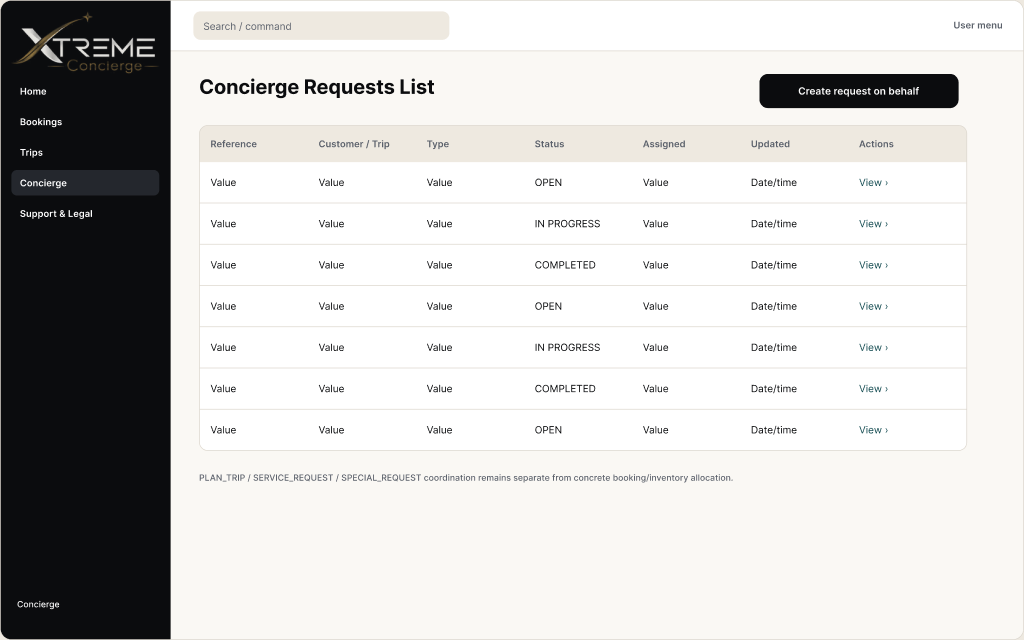
#> input picture docs/audit/batch-04/figma/CC-CON-01_83-1347.png, 1024 x 640 px
$ python generate_comparisons.py
#> lines starting #> are read from the running program, lines starting #| are printed output that depends on the picture
import os
from PIL import Image, ImageDraw, ImageFont

BASE_DIR = os.path.dirname(os.path.abspath(__file__))
FIGMA_DIR = os.path.join(BASE_DIR, "figma")
BROWSER_DIR = os.path.join(BASE_DIR, "browser")
DIFF_DIR = os.path.join(BASE_DIR, "diff")

SCREENS = [
    {
        "id": "CC-CON-01",
        "name": "Concierge Requests List",
        "figma_file": "CC-CON-01_83-1347.png",
        "browser_file": "CC-CON-01_browser.png",
        "output_file": "CC-CON-01_diff.png",
    },
    {
        "id": "CC-CON-02",
        "name": "Concierge Request Detail / Management",
        "figma_file": "CC-CON-02_83-1455.png",
        "browser_file": "CC-CON-02_browser.png",
        "output_file": "CC-CON-02_diff.png",
    },
    {
        "id": "CC-CON-03",
        "name": "Concierge Conversation Inbox",
        "figma_file": "CC-CON-03_83-1533.png",
        "browser_file": "CC-CON-03_browser.png",
        "output_file": "CC-CON-03_diff.png",
    },
    {
        "id": "CC-CON-04",
        "name": "Concierge Conversation Detail",
        "figma_file": "CC-CON-04_83-1633.png",
        "browser_file": "CC-CON-04_browser.png",
        "output_file": "CC-CON-04_diff.png",
    },
    {
        "id": "CC-CON-05",
        "name": "Create Concierge Request on Behalf",
        "figma_file": "CC-CON-05_83-1698.png",
        "browser_file": "CC-CON-05_browser.png",
        "output_file": "CC-CON-05_diff.png",
    },
]

def make_stitched_comparison(screen):
    figma_path = os.path.join(FIGMA_DIR, screen["figma_file"])
    browser_path = os.path.join(BROWSER_DIR, screen["browser_file"])
    out_path = os.path.join(DIFF_DIR, screen["output_file"])

    if not os.path.exists(figma_path) or not os.path.exists(browser_path):
        print(f"Skipping {screen['id']}: missing figma or browser capture.")
        return

    img_figma = Image.open(figma_path).convert("RGB")
    img_browser = Image.open(browser_path).convert("RGB")
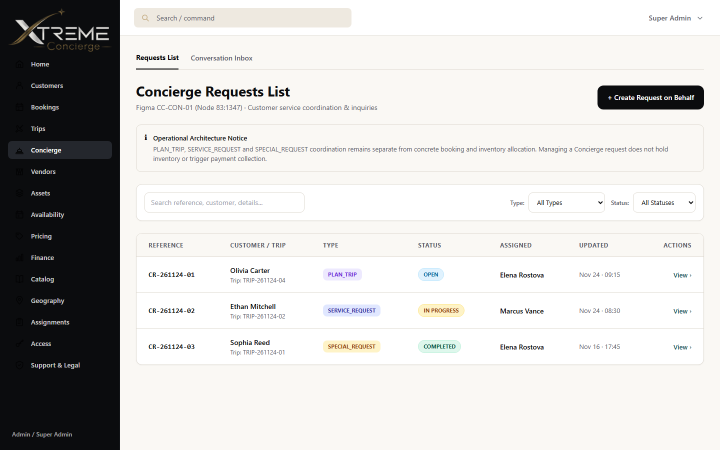
#> input picture docs/audit/batch-04/browser/CC-CON-01_browser.png, 1440 x 900 px (shown at 1/2 size)
#> img_browser is the input picture: PIL image 1440x900 RGB; mean R, G, B 207.8, 206.8, 205

    target_w = 1440
    # Rescale figma if needed to 1440
    if img_figma.width != target_w:
        ratio = target_w / float(img_figma.width)
#> ratio = 1.41
        new_h = int(img_figma.height * ratio)
#> new_h = 900
        img_figma = img_figma.resize((target_w, new_h), Image.Resampling.LANCZOS)
#> img_figma: PIL image 1440x900 RGB

    # Rescale browser if needed to 1440
    if img_browser.width != target_w:
        ratio = target_w / float(img_browser.width)
        new_h = int(img_browser.height * ratio)
        img_browser = img_browser.resize((target_w, new_h), Image.Resampling.LANCZOS)

    max_h = max(img_figma.height, img_browser.height)
#> max_h = 900
    header_h = 70
    canvas_w = target_w * 2 + 30
    canvas_h = max_h + header_h + 20
#> canvas_h = 990

    canvas = Image.new("RGB", (canvas_w, canvas_h), (24, 24, 27))
    draw = ImageDraw.Draw(canvas)

    try:
        font_title = ImageFont.truetype("arial.ttf", 24)
        font_sub = ImageFont.truetype("arial.ttf", 16)
    except IOError:
        font_title = ImageFont.load_default()
        font_sub = ImageFont.load_default()

    # Draw titles
    draw.text((20, 15), f"Figma Reference (Authoritative Design): {screen['id']} - {screen['name']}", fill=(244, 244, 245), font=font_title)
    draw.text((target_w + 30, 15), f"Implemented Next.js 14 Screen (1440x900 viewport capture)", fill=(52, 211, 153), font=font_title)

    # Paste images
    canvas.paste(img_figma, (10, header_h))
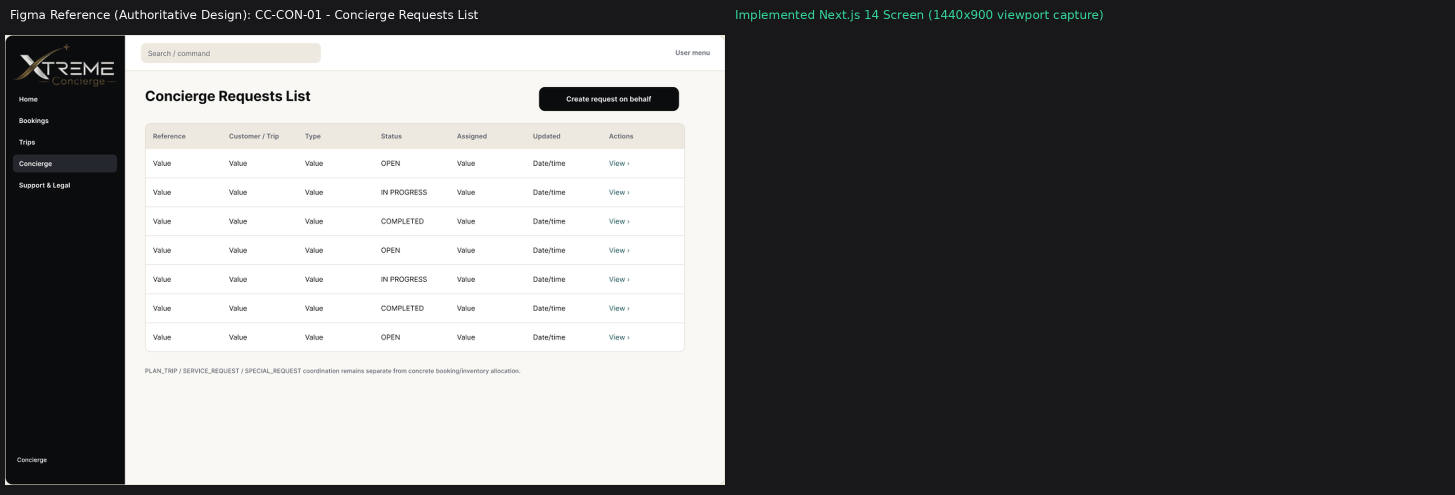
#> canvas: PIL image 2910x990 RGB (shown at 1/2 size); mean R, G, B 106.9, 106.7, 107.5
    canvas.paste(img_browser, (target_w + 20, header_h))
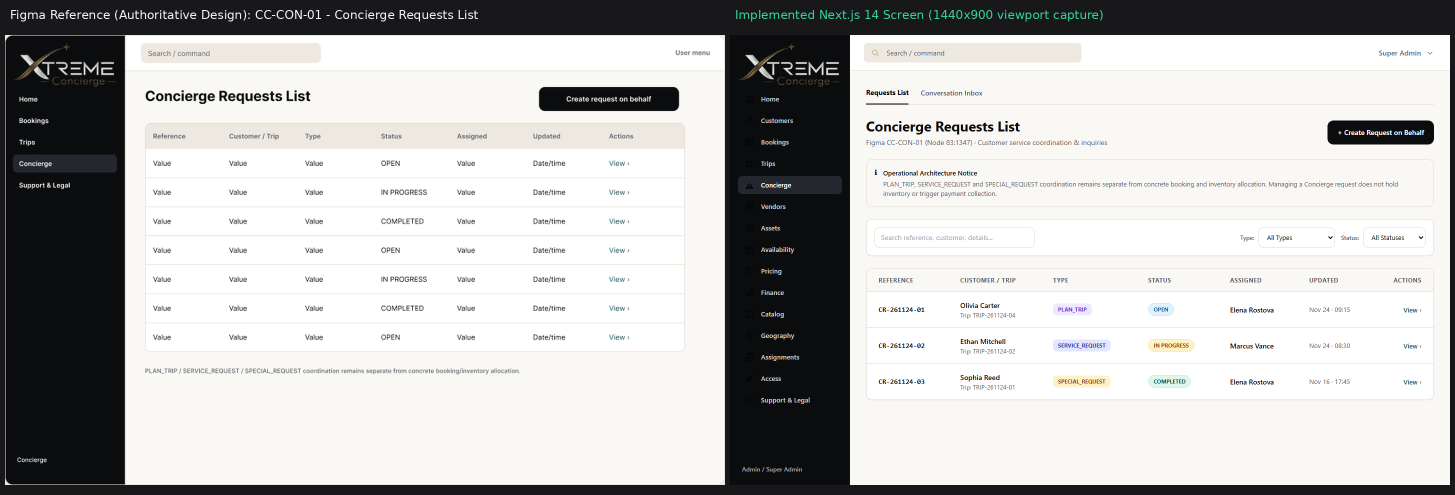
#> canvas: PIL image 2910x990 RGB (shown at 1/2 size); mean R, G, B 189.6, 189, 187.6

    os.makedirs(DIFF_DIR, exist_ok=True)
    canvas.save(out_path, format="PNG")
    print(f"Generated side-by-side comparison for {screen['id']}: {out_path}")

def main():
    os.makedirs(DIFF_DIR, exist_ok=True)
    for s in SCREENS:
        make_stitched_comparison(s)
#> pass 2 of the loop in main, `for s in SCREENS:`:
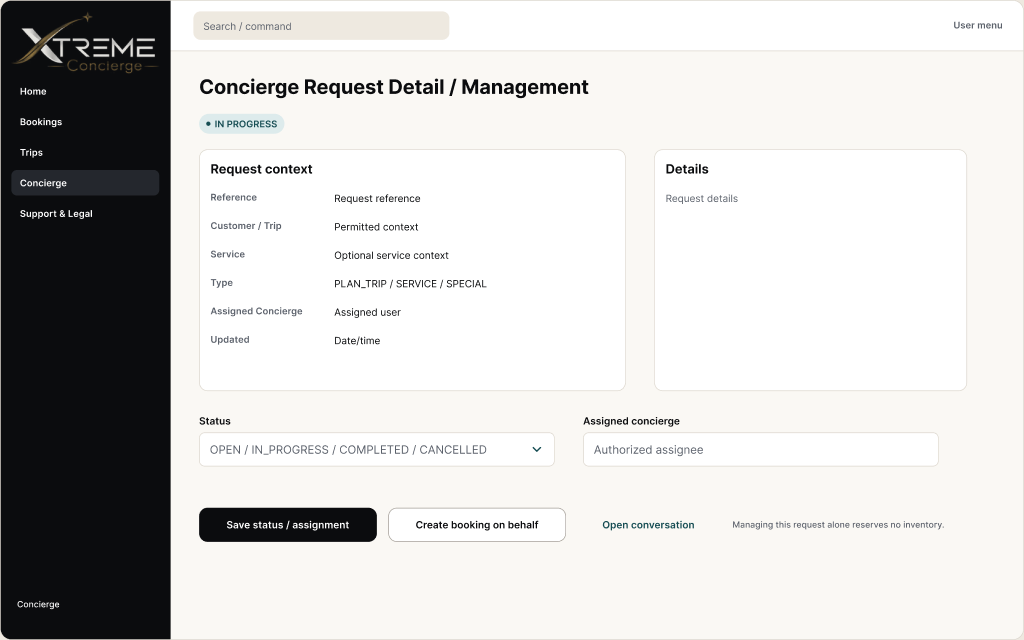
#> input picture docs/audit/batch-04/figma/CC-CON-02_83-1455.png, 1024 x 640 px
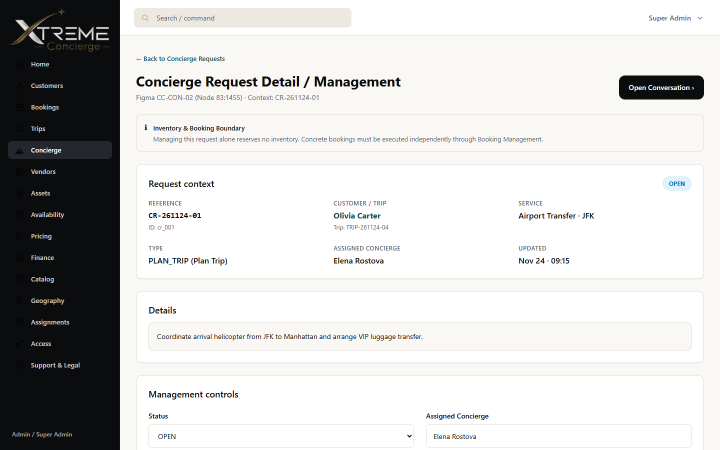
#> input picture docs/audit/batch-04/browser/CC-CON-02_browser.png, 1440 x 900 px (shown at 1/2 size)
#> in make_stitched_comparison, img_browser is the input picture: PIL image 1440x900 RGB; mean R, G, B 208.6, 208.1, 206.9
#> in make_stitched_comparison (call 2), `canvas.paste(img_browser, (target_w + 20, header_h))`:
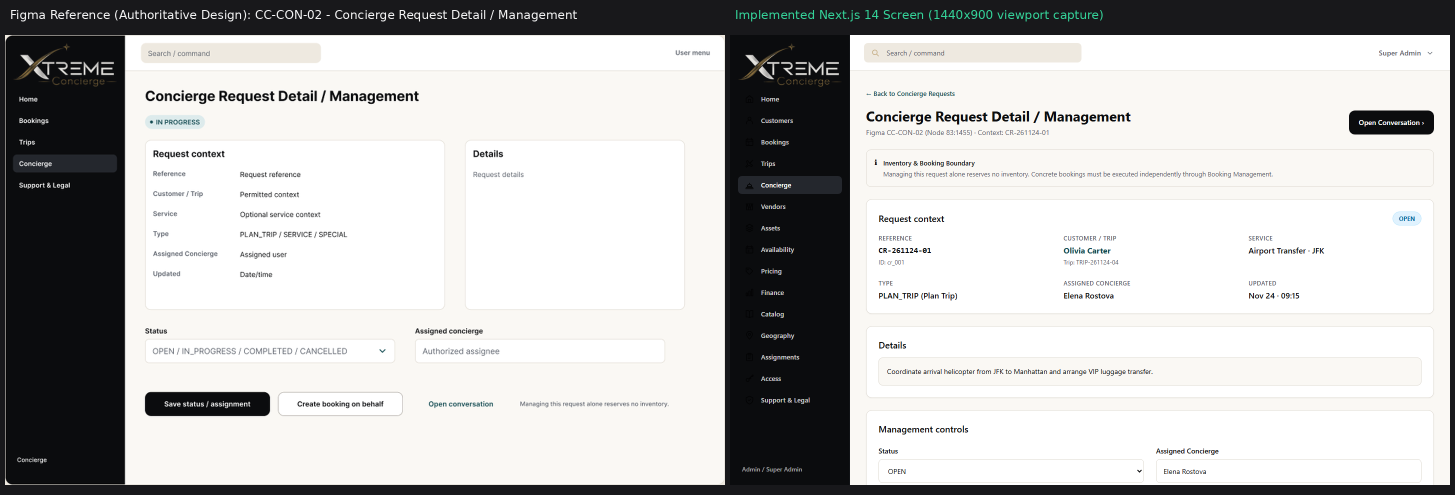
#> canvas: PIL image 2910x990 RGB (shown at 1/2 size); mean R, G, B 190.2, 189.8, 188.9

if __name__ == "__main__":
    main()
